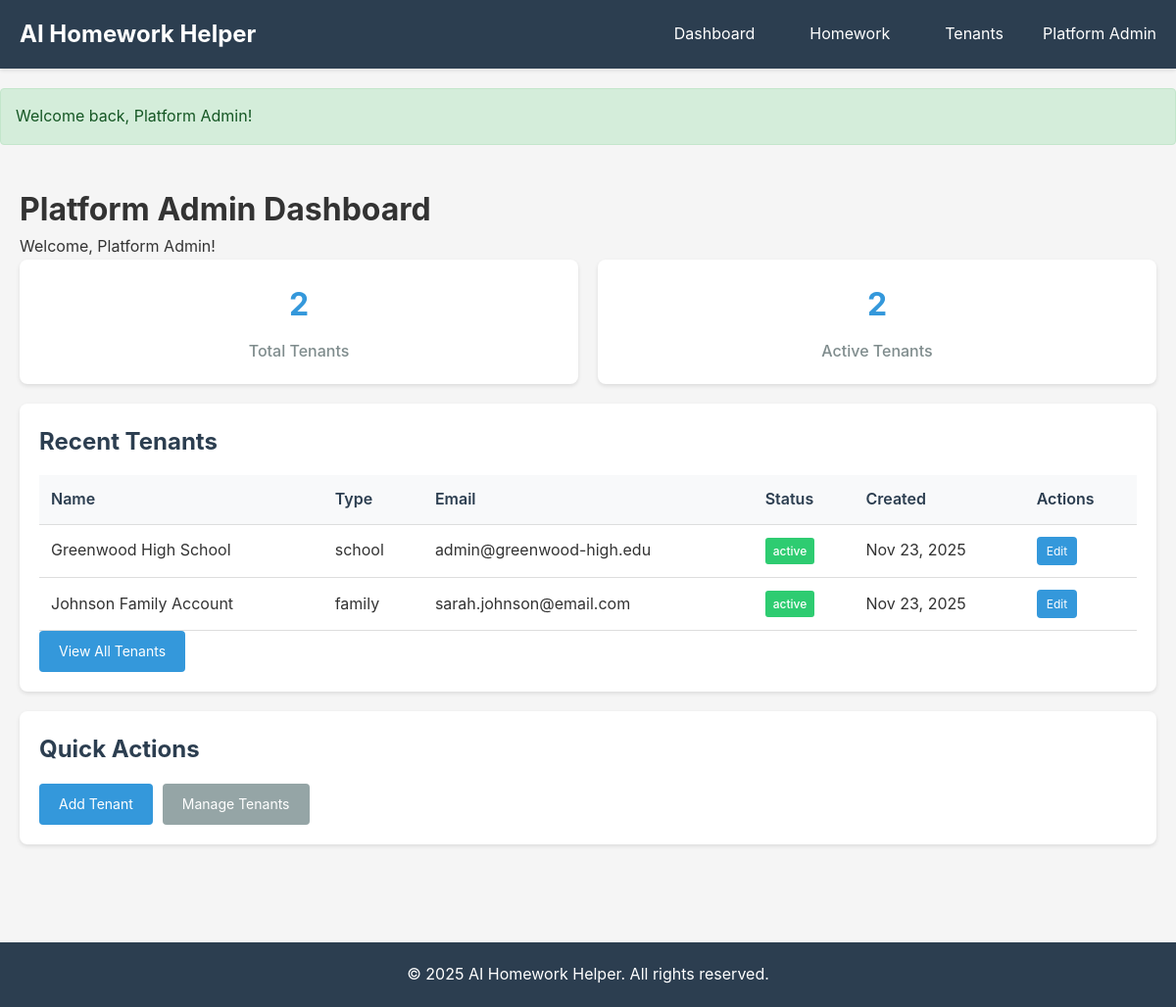
The app's page /dashboard (signed in) with its own data.
### tables this page shows
CREATE TABLE `tenants` (
  `id` INT(11) UNSIGNED NOT NULL AUTO_INCREMENT,
  `name` VARCHAR(255) NOT NULL,
  `type` ENUM('school', 'tutoring_center', 'family') NOT NULL DEFAULT 'school',
  `email` VARCHAR(255) NOT NULL,
  `phone` VARCHAR(50) NULL,
  `address` TEXT NULL,
  `logo` VARCHAR(255) NULL,
  `timezone` VARCHAR(50) NOT NULL DEFAULT 'UTC',
  `status` ENUM('active', 'suspended', 'cancelled') NOT NULL DEFAULT 'active',
  `api_key` VARCHAR(64) NOT NULL,
  `created_at` DATETIME NOT NULL DEFAULT CURRENT_TIMESTAMP,
  `updated_at` DATETIME NULL ON UPDATE CURRENT_TIMESTAMP,
  PRIMARY KEY (`id`),
  UNIQUE KEY `api_key` (`api_key`),
  KEY `status` (`status`)
);

### app/core/Router.php (called while the page is built, shortened)
<?php
class Router
{
    private $routes = [];
    private $method = 'index';
    private $params = [];
    public function add($method, $uri, $controller, $action)
    {
        $this->routes[] = [
            'method' => strtoupper($method),
            'uri' => $uri,
            'controller' => $controller,
            'action' => $action
        ];
    }
    public function dispatch()
    {
        $requestUri = $this->getUri();
        $requestMethod = $_SERVER['REQUEST_METHOD'];
        foreach ($this->routes as $route) {
            $pattern = $this->convertUriToRegex($route['uri']);
            if ($route['method'] === $requestMethod && preg_match($pattern, $requestUri, $matches)) {
                array_shift($matches);
                $this->method = $route['action'];
                $this->params = $matches;
                break;
            }
        }
        $this->execute();
    }
    private function execute()
    {
        $controllerInstance = new $this->controller();
        call_user_func_array([$controllerInstance, $this->method], $this->params);
    }
    private function getUri()
    {
        $uri = $_SERVER['REQUEST_URI'] ?? '/';
        $uri = strtok($uri, '?');
        return '/' . trim($uri, '/');
    }
    private function convertUriToRegex($uri)
    {
        $pattern = preg_replace('/\{([a-zA-Z0-9_]+)\}/', '([^/]+)', $uri);
        return '#^' . $pattern . '$#';
    }
}

### app/core/App.php (called while the page is built, shortened)
<?php
class App
{
    private $router;
    public function __construct()
    {
        $this->router = new Router();
    }
    public function run()
    {
        $this->router->dispatch();
    }
    private function loadRoutes()
    {
        $this->router->add('GET', '/', 'HomeController', 'index');
        $this->router->add('GET', '/login', 'AuthController', 'login');
        $this->router->add('POST', '/login', 'AuthController', 'loginPost');
        $this->router->add('GET', '/logout', 'AuthController', 'logout');
        $this->router->add('GET', '/register', 'AuthController', 'register');
        $this->router->add('POST', '/register', 'AuthController', 'registerPost');
        $this->router->add('GET', '/dashboard', 'DashboardController', 'index');
        $this->router->add('GET', '/students', 'StudentController', 'index');
        $this->router->add('GET', '/students/create', 'StudentController', 'create');
        $this->router->add('POST', '/students/create', 'StudentController', 'store');
        $this->router->add('GET', '/students/{id}', 'StudentController', 'show');
        $this->router->add('GET', '/students/{id}/edit', 'StudentController', 'edit');
        $this->router->add('POST', '/students/{id}/edit', 'StudentController', 'update');
        $this->router->add('POST', '/students/{id}/delete', 'StudentController', 'delete');
        $this->router->add('GET', '/teachers', 'TeacherController', 'index');
        $this->router->add('GET', '/teachers/create', 'TeacherController', 'create');
        $this->router->add('POST', '/teachers/create', 'TeacherController', 'store');
        $this->router->add('GET', '/teachers/{id}/edit', 'TeacherController', 'edit');
        $this->router->add('POST', '/teachers/{id}/edit', 'TeacherController', 'update');
        $this->router->add('POST', '/teachers/{id}/delete', 'TeacherController', 'delete');
        $this->router->add('GET', '/classes', 'ClassController', 'index');
        $this->router->add('GET', '/classes/create', 'ClassController', 'create');
        $this->router->add('POST', '/classes/create', 'ClassController', 'store');
        $this->router->add('GET', '/classes/{id}/edit', 'ClassController', 'edit');
        $this->router->add('POST', '/classes/{id}/edit', 'ClassController', 'update');
        $this->router->add('POST', '/classes/{id}/delete', 'ClassController', 'delete');
        $this->router->add('GET', '/subjects', 'SubjectController', 'index');
        $this->router->add('GET', '/subjects/create', 'SubjectController', 'create');
        $this->router->add('POST', '/subjects/create', 'SubjectController', 'store');
        $this->router->add('GET', '/subjects/{id}/edit', 'SubjectController', 'edit');
        $this->router->add('POST', '/subjects/{id}/edit', 'SubjectController', 'update');
        $this->router->add('POST', '/subjects/{id}/delete', 'SubjectController', 'delete');
        $this->router->add('GET', '/homework', 'HomeworkController', 'index');
        $this->router->add('GET', '/homework/create', 'HomeworkController', 'create');
        $this->router->add('POST', '/homework/create', 'HomeworkController', 'store');
        $this->router->add('GET', '/homework/{id}', 'HomeworkController', 'show');
        $this->router->add('POST', '/homework/{id}/ask-ai', 'HomeworkController', 'askAi');
        $this->router->add('POST', '/homework/{id}/status', 'HomeworkController', 'updateStatus');
        $this->router->add('POST', '/homework/{id}/delete', 'HomeworkController', 'delete');
        $this->router->add('GET', '/ai/sessions', 'AiController', 'sessions');
        $this->router->add('GET', '/ai/quiz/generate', 'AiController', 'generateQuiz');
        $this->router->add('POST', '/ai/quiz/generate', 'AiController', 'generateQuizPost');
        $this->router->add('GET', '/ai/quiz/{id}', 'AiController', 'showQuiz');
        $this->router->add('POST', '/ai/quiz/{id}/submit', 'AiController', 'submitQuiz');
        $this->router->add('GET', '/admin/subscription', 'SubscriptionController', 'index');
        $this->router->add('GET', '/admin/plans', 'SubscriptionController', 'plans');
        $this->router->add('POST', '/admin/subscription/change', 'SubscriptionController', 'changePlan');
        $this->router->add('GET', '/admin/billing', 'SubscriptionController', 'billing');
        $this->router->add('POST', '/admin/payment/simulate', 'SubscriptionController', 'simulatePayment');
        $this->router->add('GET', '/admin/tenants', 'TenantController', 'index');
        $this->router->add('GET', '/admin/tenants/create', 'TenantController', 'create');
        $this->router->add('POST', '/admin/tenants/create', 'TenantController', 'store');
        $this->router->add('GET', '/admin/tenants/{id}/edit', 'TenantController', 'edit');
        $this->router->add('POST', '/admin/tenants/{id}/edit', 'TenantController', 'update');
        $this->router->add('GET', '/admin/users', 'UserController', 'index');
        $this->router->add('GET', '/admin/users/create', 'UserController', 'create');
        $this->router->add('POST', '/admin/users/create', 'UserController', 'store');
        $this->router->add('GET', '/admin/users/{id}/edit', 'UserController', 'edit');
        $this->router->add('POST', '/admin/users/{id}/edit', 'UserController', 'update');
        $this->router->add('POST', '/admin/users/{id}/delete', 'UserController', 'delete');
        $this->router->add('GET', '/reports/homework', 'ReportController', 'homework');
        $this->router->add('GET', '/reports/performance', 'ReportController', 'performance');
        $this->router->add('GET', '/reports/usage', 'ReportController', 'usage');
        $this->router->add('POST', '/api/v1/homework/create', 'ApiController', 'createHomework');
        $this->router->add('GET', '/api/v1/homework/{id}', 'ApiController', 'getHomework');
    }
}

### public/index.php (called while the page is built, shortened)
<?php
require_once __DIR__ . '/../app/core/Database.php';
require_once __DIR__ . '/../app/core/Router.php';
require_once __DIR__ . '/../app/core/Controller.php';
require_once __DIR__ . '/../app/core/Model.php';
require_once __DIR__ . '/../app/core/App.php';
require_once __DIR__ . '/../app/helpers/Auth.php';
$app = new App();
$app->run();

### app/helpers/Auth.php (called while the page is built, shortened)
<?php
class Auth
{
    public static function check()
    {
        return isset($_SESSION['user_id']);
    }
    public static function user()
    {
        return $_SESSION['user_data'];
    }
}

### app/core/Model.php (called while the page is built, shortened)
<?php
class Model
{
    protected $db;
    protected $table;
    public function __construct()
    {
        $this->db = Database::getInstance()->getConnection();
    }
    public function findAll($where = [], $orderBy = 'id DESC', $limit = null, $offset = 0)
    {
        $sql = "SELECT * FROM {$this->table}";
        if ($orderBy) {
            $sql .= " ORDER BY {$orderBy}";
        }
        if ($limit) {
            $sql .= " LIMIT {$limit}";
        }
        $stmt = $this->db->prepare($sql);
        $stmt->execute();
        return $stmt->fetchAll();
    }
    public function count($where = [])
    {
        $sql = "SELECT COUNT(*) as count FROM {$this->table}";
        if (!empty($where)) {
            $conditions = [];
            foreach ($where as $key => $value) {
                $conditions[] = "{$key} = :{$key}";
            }
            $sql .= " WHERE " . implode(' AND ', $conditions);
        }
        $stmt = $this->db->prepare($sql);
        foreach ($where as $key => $value) {
            $stmt->bindValue(":{$key}", $value);
        }
        $stmt->execute();
        $result = $stmt->fetch();
        return (int) $result['count'];
    }
}

### app/core/Database.php (called while the page is built, shortened)
<?php
class Database
{
    private static $instance = null;
    private $connection;
    private $host;
    private $dbname;
    private $username;
    private $password;
    private $charset;
    private function __construct()
    {
        $this->host = $_ENV['DB_HOST'] ?? 'localhost';
        $this->dbname = $_ENV['DB_NAME'] ?? 'ai_homework_helper';
        $this->username = $_ENV['DB_USER'] ?? 'root';
        $this->password = $_ENV['DB_PASS'] ?? '';
        $this->charset = 'utf8mb4';
    }
    public static function getInstance()
    {
        if (self::$instance === null) {
            self::$instance = new self();
        }
        return self::$instance;
    }
    private function connect()
    {
        $dsn = "mysql:host={$this->host};dbname={$this->dbname};charset={$this->charset}";
        $options = [
            PDO::ATTR_ERRMODE => PDO::ERRMODE_EXCEPTION,
            PDO::ATTR_DEFAULT_FETCH_MODE => PDO::FETCH_ASSOC,
            PDO::ATTR_EMULATE_PREPARES => false,
        ];
        try {
            $this->connection = new PDO($dsn, $this->username, $this->password, $options);
        } catch (PDOException $e) {
            die("Database connection failed: " . $e->getMessage());
        }
    }
    public function getConnection()
    {
        return $this->connection;
    }
}

### app/views/dashboard/platform_admin.php (the view)
<?php require __DIR__ . '/../layouts/header.php'; ?>
<div class="container">
    <h1>Platform Admin Dashboard</h1>
    <p>Welcome, <?php echo htmlspecialchars(Auth::user()['name']); ?>!</p>
    <div class="card-grid">
        <div class="stat-card">
            <h3><?php echo $total_tenants; ?></h3>
            <p>Total Tenants</p>
        </div>
        <div class="stat-card">
            <h3><?php echo $active_tenants; ?></h3>
            <p>Active Tenants</p>
        </div>
    </div>
    <div class="card">
        <h2>Recent Tenants</h2>
        <?php if (!empty($recent_tenants)): ?>
            <table class="table">
                <thead>
                    <tr>
                        <th>Name</th>
                        <th>Type</th>
                        <th>Email</th>
                        <th>Status</th>
                        <th>Created</th>
                        <th>Actions</th>
                    </tr>
                </thead>
                <tbody>
                    <?php foreach ($recent_tenants as $tenant): ?>
                        <tr>
                            <td><?php echo htmlspecialchars($tenant['name']); ?></td>
                            <td><?php echo htmlspecialchars($tenant['type']); ?></td>
                            <td><?php echo htmlspecialchars($tenant['email']); ?></td>
                            <td><span class="badge badge-<?php echo $tenant['status']; ?>"><?php echo $tenant['status']; ?></span></td>
                            <td><?php echo date('M d, Y', strtotime($tenant['created_at'])); ?></td>
                            <td><a href="/admin/tenants/<?php echo $tenant['id']; ?>/edit" class="btn btn-sm">Edit</a></td>
                        </tr>
                    <?php endforeach; ?>
                </tbody>
            </table>
        <?php else: ?>
            <p>No tenants yet.</p>
        <?php endif; ?>
        <a href="/admin/tenants" class="btn btn-primary">View All Tenants</a>
    </div>
    <div class="card">
        <h2>Quick Actions</h2>
        <div class="button-group">
            <a href="/admin/tenants/create" class="btn btn-primary">Add Tenant</a>
            <a href="/admin/tenants" class="btn btn-secondary">Manage Tenants</a>
        </div>
    </div>
</div>
<?php require __DIR__ . '/../layouts/footer.php'; ?>

### public/css/style.css (style rules this page uses)
* { margin: 0; padding: 0; box-sizing: border-box; }
body { font-family: -apple-system, BlinkMacSystemFont, 'Segoe UI', Roboto, 'Helvetica Neue', Arial, sans-serif; line-height: 1.6; color: #333; background-color: #f5f5f5; }
.container { max-width: 1200px; margin: 0 auto; padding: 20px; }
.card { background-color: #fff; border-radius: 8px; padding: 20px; margin-bottom: 20px; box-shadow: 0 2px 4px rgba(0,0,0,0.1); }
.card h2 { margin-bottom: 15px; color: #2c3e50; }
.card-grid { display: grid; grid-template-columns: repeat(auto-fit, minmax(250px, 1fr)); gap: 20px; margin-bottom: 20px; }
.stat-card { background-color: #fff; border-radius: 8px; padding: 20px; text-align: center; box-shadow: 0 2px 4px rgba(0,0,0,0.1); }
.stat-card h3 { font-size: 2rem; color: #3498db; margin-bottom: 10px; }
.stat-card p { color: #7f8c8d; font-weight: 500; }
.btn { display: inline-block; padding: 10px 20px; background-color: #3498db; color: #fff; text-decoration: none; border: none; border-radius: 4px; cursor: pointer; font-size: 14px; transition: background-color 0.3s; }
.btn-primary { background-color: #3498db; }
.btn-secondary { background-color: #95a5a6; }
.btn-sm { padding: 5px 10px; font-size: 12px; }
.button-group { display: flex; gap: 10px; flex-wrap: wrap; }
.table { width: 100%; border-collapse: collapse; margin-top: 15px; }
.table th, .table td { padding: 12px; text-align: left; border-bottom: 1px solid #ddd; }
.table th { background-color: #f8f9fa; font-weight: 600; color: #2c3e50; }
.badge { display: inline-block; padding: 4px 8px; border-radius: 3px; font-size: 12px; font-weight: 500; }
.badge-success, .badge-active { background-color: #2ecc71; color: #fff; }

### records on screen
tenants: name "Greenwood High School", type "school", email "admin@greenwood-high.edu", status "active", created_at "Nov 23, 2025"
tenants: name "Johnson Family Account", type "family", email "sarah.johnson@email.com", status "active", created_at "Nov 23, 2025"

### other values on screen
Auth::user()['name'] "Platform Admin"
$message "Welcome back, Platform Admin!"
$total_tenants "2"
$active_tenants "2"
